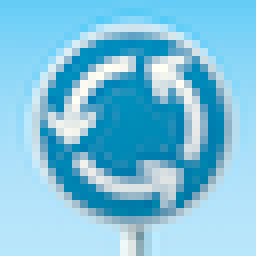
#> input picture test_imgs/Roundabout-resized.png, 32 x 32 px (shown 8 times larger)
$ jupyter execute --allow-errors Traffic_Signs_Recognition.ipynb   (shell and % lines are left out)   (older library calls are emulated)
#> lines starting #> are read from the running program, lines starting #| are printed output that depends on the picture
# Self-Driving Car Engineer Nanodegree

## Deep Learning

## Project: Build a Traffic Sign Recognition Classifier

In this notebook, a template is provided for you to implement your functionality in stages which is required to successfully complete this project. If additional code is required that cannot be included in the notebook, be sure that the Python code is successfully imported and included in your submission, if necessary. Sections that begin with **'Implementation'** in the header indicate where you should begin your implementation for your project. Note that some sections of implementation are optional, and will be marked with **'Optional'** in the header.

In addition to implementing code, there will be questions that you must answer which relate to the project and your implementation. Each section where you will answer a question is preceded by a **'Question'** header. Carefully read each question and provide thorough answers in the following text boxes that begin with **'Answer:'**. Your project submission will be evaluated based on your answers to each of the questions and the implementation you provide.

>**Note:** Code and Markdown cells can be executed using the **Shift + Enter** keyboard shortcut. In addition, Markdown cells can be edited by typically double-clicking the cell to enter edit mode.

---
## Step 0: Load The Data

[cell 1]
# Load pickled data
import pickle

# TODO: Fill this in based on where you saved the training and testing data

training_file = 'dataset/train.p'
testing_file = 'dataset/test.p'

#> (the rest of this cell did not finish here and is left out)

---

## Step 1: Dataset Summary & Exploration

The pickled data is a dictionary with 4 key/value pairs:

- `'features'` is a 4D array containing raw pixel data of the traffic sign images, (num examples, width, height, channels).
- `'labels'` is a 2D array containing the label/class id of the traffic sign. The file `signnames.csv` contains id -> name mappings for each id.
- `'sizes'` is a list containing tuples, (width, height) representing the the original width and height the image.
- `'coords'` is a list containing tuples, (x1, y1, x2, y2) representing coordinates of a bounding box around the sign in the image. **THESE COORDINATES ASSUME THE ORIGINAL IMAGE. THE PICKLED DATA CONTAINS RESIZED VERSIONS (32 by 32) OF THESE IMAGES**

Complete the basic data summary below.

[cell 2]
import numpy as np
### Replace each question mark with the appropriate value.

# TODO: Number of training examples
#> (the rest of this cell did not finish here and is left out)

Visualize the German Traffic Signs Dataset using the pickled file(s). This is open ended, suggestions include: plotting traffic sign images, plotting the count of each sign, etc.

The [Matplotlib](http://matplotlib.org/) [examples](http://matplotlib.org/examples/index.html) and [gallery](http://matplotlib.org/gallery.html) pages are a great resource for doing visualizations in Python.

**NOTE:** It's recommended you start with something simple first. If you wish to do more, come back to it after you've completed the rest of the sections.

[cell 3]
### Data exploration visualization goes here.
### Feel free to use as many code cells as needed.

import matplotlib.pyplot as plt

#> (the rest of this cell did not finish here and is left out)

----

## Step 2: Design and Test a Model Architecture

Design and implement a deep learning model that learns to recognize traffic signs. Train and test your model on the [German Traffic Sign Dataset](http://benchmark.ini.rub.de/?section=gtsrb&subsection=dataset).

There are various aspects to consider when thinking about this problem:

- Neural network architecture
- Play around preprocessing techniques (normalization, rgb to grayscale, etc)
- Number of examples per label (some have more than others).
- Generate fake data.

Here is an example of a [published baseline model on this problem](http://yann.lecun.com/exdb/publis/pdf/sermanet-ijcnn-11.pdf). It's not required to be familiar with the approach used in the paper but, it's good practice to try to read papers like these.

**NOTE:** The LeNet-5 implementation shown in the [classroom](https://classroom.udacity.com/nanodegrees/nd013/parts/fbf77062-5703-404e-b60c-95b78b2f3f9e/modules/6df7ae49-c61c-4bb2-a23e-6527e69209ec/lessons/601ae704-1035-4287-8b11-e2c2716217ad/concepts/d4aca031-508f-4e0b-b493-e7b706120f81) at the end of the CNN lesson is a solid starting point. You'll have to change the number of classes and possibly the preprocessing, but aside from that it's plug and play!

### Implementation

Use the code cell (or multiple code cells, if necessary) to implement the first step of your project. Once you have completed your implementation and are satisfied with the results, be sure to thoroughly answer the questions that follow.

[cell 4]
### Preprocess the data here.
### Feel free to use as many code cells as needed.

import cv2

def preprocess(X):
    X_norm = np.zeros(X.shape, dtype=np.float32)
    for i in range(X_norm.shape[0]):
        X_norm[i] = equalize_and_normalise(X[i])
    return X_norm

# [4 lines left out: function normalize, not called in this run]

def equalize_and_normalise(image):
       yuv=cv2.split(cv2.cvtColor(image, cv2.COLOR_RGB2YUV))
       yuv[0]=cv2.equalizeHist(yuv[0])

       norm=normalize(cv2.cvtColor(cv2.merge(yuv), cv2.COLOR_YUV2RGB))

       return norm

#> (a cell that did not finish here is left out)

#> (a cell that did not finish here is left out)

### Question 1

_Describe how you preprocessed the data. Why did you choose that technique?_

**Answer:**

First approach was popular grayscalling but I found that it caused quite low accuracy. I decided to convert an image to YUV color space, perform histogram normalization and convert back to RGB. All channels have been used so as to not to lose information. Moreover, all pixes have been normalized to the range (0,1).
1. luminance component (Y) normalization normalizes the brightness of the image. To extract luminance component I converted the image to YUV colorspace and after normalization converted back to RGB. Some images are very dark so this technique helps.
2. Pixels normalization helps with faster convergence during gradient descent because broad range of feature values is reduced to (0,1). Gradient descent doesn't have to "jump around" as much.

[cell 7]
### Generate data additional data (OPTIONAL!)
### and split the data into training/validation/testing sets here.
### Feel free to use as many code cells as needed.

# [68 lines left out: functions jitter, augment_data, not called in this run]

#> (a cell that did not finish here is left out)

#> (a cell that did not finish here is left out)

### Question 2

_Describe how you set up the training, validation and testing data for your model. **Optional**: If you generated additional data, how did you generate the data? Why did you generate the data? What are the differences in the new dataset (with generated data) from the original dataset?_

**Answer:**

Some classes are quite underrepresented in the training set so I decided to generate additional images only for those classes. As depicted on the previous plot, examples are quite evenly disributed troughout all classes. I used Vivek's routine to augment data with translations, rotations but decided to limit ranges for rotation, sheer. Such augmentation helped to get additional 3% accuracy.

I decided to split data 20% validation set and 80% training set. I used helper function train_test_split from sklearn package. This function performs random sampling. I didn't change test set. Validation set is used to measure accuracy after every epoch. After training the test set is used only once to measure performance on unseen data.

[cell 10]
### Define your architecture here.
### Feel free to use as many code cells as needed.

import tensorflow as tf

# [72 lines left out: functions get_weights, get_biases, new_conv_layer, flatten_layer, new_fc_layer, not called in this run]

[cell 11]
# Convolutional Layer 1.
filter_size1 = 5
num_filters1 = 32

# Convolutional Layer 2.
filter_size2 = 5
num_filters2 = 64

# Convolutional Layer 3.
filter_size3 = 5
num_filters3 = 128

# Fully-connected layer1.
fc_size1 = 512

img_size = 32
img_size_flat = img_size * img_size
img_shape = (img_size, img_size)
num_channels = 3

#> (the rest of this cell did not finish here and is left out)

### Question 3

_What does your final architecture look like? (Type of model, layers, sizes, connectivity, etc.)  For reference on how to build a deep neural network using TensorFlow, see [Deep Neural Network in TensorFlow
](https://classroom.udacity.com/nanodegrees/nd013/parts/fbf77062-5703-404e-b60c-95b78b2f3f9e/modules/6df7ae49-c61c-4bb2-a23e-6527e69209ec/lessons/b516a270-8600-4f93-a0a3-20dfeabe5da6/concepts/83a3a2a2-a9bd-4b7b-95b0-eb924ab14432) from the classroom._

**Answer:**
Architecture is based on CNN, composed of 3 convolution layers and 2 fully connected layers. After trying feeding just one channel and Lenet architecture I decided to increase number of filters and use all 3 channels. Also I decided to use initialization using xavier_initializer. All that gave me quite good results. Architecture is rather simple:

1. conv layer 5x5x32,
2. max_pool 2x2
3. relu
4. conv layer 5x5x64
5. max_pool 2x2
6. relu
7. conv layer 5x5x128
8. max_pool 2x2
9. relu
10. fully conn layer 512
11. relu
12. fully conn layer 43 (number of classes)

I used convinient routines to create layers from Hvaas tutorial. Of course further improvement can be obtained by using dropout and regularization.

[cell 12]
### Train your model here.
### Feel free to use as many code cells as needed.

# [9 lines left out: function evaluate, not called in this run]

[cell 13]
rate = 0.001
batch_size = 256
epochs = 150

# pipeline
#> (the rest of this cell did not finish here and is left out)

### Question 4

_How did you train your model? (Type of optimizer, batch size, epochs, hyperparameters, etc.)_

**Answer:**
Adam optimizer with learning rate 0.001,
batch size 256,
epochs 150 (it started overfitting - 100 would be enough)

### Question 5

_What approach did you take in coming up with a solution to this problem? It may have been a process of trial and error, in which case, outline the steps you took to get to the final solution and why you chose those steps. Perhaps your solution involved an already well known implementation or architecture. In this case, discuss why you think this is suitable for the current problem._

**Answer:**
I started with simple CNN Lenet architecture, grayscaled images, random batch, small batch size. I eperimented a little with weight/bias initialization params (std) and learning rate. I tried to modify one parameter at a time. I tried many techniques of preprocesing sugested by excelent CarND forum. Investigated a few techniques of fetching a batch - random, circular, shuffled etc. I almost abandon augmentation as it didn't improve accurracy first time but later on I found that some classes are realy underrepresented so it may be good approach to generate additional data for those classes.

---

## Step 3: Test a Model on New Images

Take several pictures of traffic signs that you find on the web or around you (at least five), and run them through your classifier on your computer to produce example results. The classifier might not recognize some local signs but it could prove interesting nonetheless.

You may find `signnames.csv` useful as it contains mappings from the class id (integer) to the actual sign name.

### Implementation

Use the code cell (or multiple code cells, if necessary) to implement the first step of your project. Once you have completed your implementation and are satisfied with the results, be sure to thoroughly answer the questions that follow.

[cell 14]
### Load the images and plot them here.
### Feel free to use as many code cells as needed.

import os

new_images_files = ["Roundabout-resized.png", "BicycleCrossing-resized.png", "ToTheRight-resized.png", "ChildrenCrossing-resized.png", "60kmh-resized.png"]
new_labels = [40, 29, 38, 28, 3]

new_images = []

fig = plt.figure(figsize=(15,8))
fig.suptitle('New images')

for i, imgname in enumerate(new_images_files):
    image = cv2.imread('test_imgs/' + imgname)
#> image is the input picture: shape (32, 32, 3); mean B, G, R 223, 194.6, 124.5
    image = cv2.cvtColor(image, cv2.COLOR_BGR2RGB)
    new_images.append(image)
    ax = plt.subplot(2, 5, i+1)
    ax.set_xticks([])
    ax.set_yticks([])
    ax.set_xlabel(new_labels[i])
    ax.imshow(image)

plt.show()
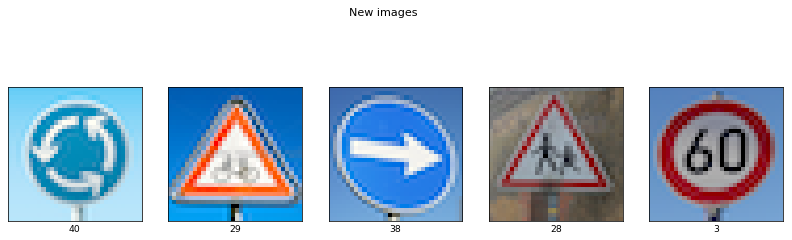
#> figure drawn by matplotlib, 5 panels
